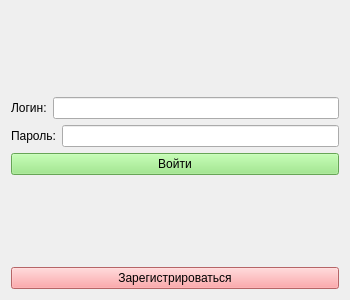
<?xml version="1.0" encoding="UTF-8"?>
<ui version="4.0">
 <class>Form</class>
 <widget class="QWidget" name="Form">
  <property name="geometry">
   <rect>
    <x>0</x>
    <y>0</y>
    <width>350</width>
    <height>300</height>
   </rect>
  </property>
  <property name="sizePolicy">
   <sizepolicy hsizetype="Fixed" vsizetype="Fixed">
    <horstretch>0</horstretch>
    <verstretch>0</verstretch>
   </sizepolicy>
  </property>
  <property name="maximumSize">
   <size>
    <width>350</width>
    <height>300</height>
   </size>
  </property>
  <property name="windowTitle">
   <string>Form</string>
  </property>
  <layout class="QVBoxLayout" name="verticalLayout">
   <item>
    <spacer name="verticalSpacer_2">
     <property name="orientation">
      <enum>Qt::Vertical</enum>
     </property>
     <property name="sizeHint" stdset="0">
      <size>
       <width>20</width>
       <height>40</height>
      </size>
     </property>
    </spacer>
   </item>
   <item>
    <layout class="QHBoxLayout" name="horizontalLayout">
     <item>
      <widget class="QLabel" name="label">
       <property name="text">
        <string>Логин:</string>
       </property>
      </widget>
     </item>
     <item>
      <widget class="QLineEdit" name="lineEdit"/>
     </item>
    </layout>
   </item>
   <item>
    <layout class="QHBoxLayout" name="horizontalLayout_3">
     <item>
      <widget class="QLabel" name="label_2">
       <property name="text">
        <string>Пароль:</string>
       </property>
      </widget>
     </item>
     <item>
      <widget class="QLineEdit" name="lineEdit_2"/>
     </item>
    </layout>
   </item>
   <item>
    <widget class="QPushButton" name="pushButton">
     <property name="styleSheet">
      <string notr="true">background-color: rgb(144, 231, 120);</string>
     </property>
     <property name="text">
      <string>Войти</string>
     </property>
    </widget>
   </item>
   <item>
    <spacer name="verticalSpacer">
     <property name="orientation">
      <enum>Qt::Vertical</enum>
     </property>
     <property name="sizeHint" stdset="0">
      <size>
       <width>20</width>
       <height>40</height>
      </size>
     </property>
    </spacer>
   </item>
   <item>
    <widget class="QPushButton" name="pushButton_2">
     <property name="styleSheet">
      <string notr="true">background-color: rgb(255, 142, 144)</string>
     </property>
     <property name="text">
      <string>Зарегистрироваться</string>
     </property>
    </widget>
   </item>
  </layout>
 </widget>
 <resources/>
 <connections/>
</ui>
